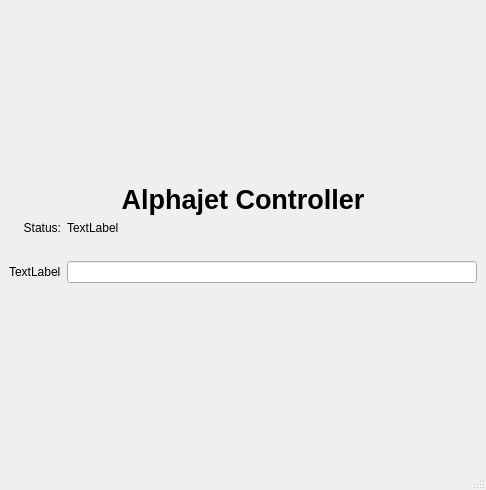
<?xml version="1.0" encoding="UTF-8"?>
<ui version="4.0">
 <class>MainWindow</class>
 <widget class="QMainWindow" name="MainWindow">
  <property name="geometry">
   <rect>
    <x>0</x>
    <y>0</y>
    <width>486</width>
    <height>490</height>
   </rect>
  </property>
  <property name="sizePolicy">
   <sizepolicy hsizetype="Maximum" vsizetype="Maximum">
    <horstretch>0</horstretch>
    <verstretch>0</verstretch>
   </sizepolicy>
  </property>
  <property name="windowTitle">
   <string>MainWindow</string>
  </property>
  <property name="autoFillBackground">
   <bool>false</bool>
  </property>
  <widget class="QWidget" name="centralwidget">
   <layout class="QVBoxLayout" name="verticalLayout_2">
    <item>
     <layout class="QGridLayout" name="gridLayout">
      <item row="3" column="0">
       <widget class="QLabel" name="label_2">
        <property name="sizePolicy">
         <sizepolicy hsizetype="Maximum" vsizetype="Maximum">
          <horstretch>0</horstretch>
          <verstretch>0</verstretch>
         </sizepolicy>
        </property>
        <property name="text">
         <string>TextLabel</string>
        </property>
       </widget>
      </item>
      <item row="1" column="0">
       <widget class="QLabel" name="label">
        <property name="sizePolicy">
         <sizepolicy hsizetype="Minimum" vsizetype="Minimum">
          <horstretch>0</horstretch>
          <verstretch>0</verstretch>
         </sizepolicy>
        </property>
        <property name="text">
         <string>Status:</string>
        </property>
        <property name="alignment">
         <set>Qt::AlignmentFlag::AlignRight|Qt::AlignmentFlag::AlignTrailing|Qt::AlignmentFlag::AlignVCenter</set>
        </property>
       </widget>
      </item>
      <item row="1" column="1">
       <widget class="QLabel" name="statusIndicator">
        <property name="sizePolicy">
         <sizepolicy hsizetype="Minimum" vsizetype="Maximum">
          <horstretch>0</horstretch>
          <verstretch>0</verstretch>
         </sizepolicy>
        </property>
        <property name="layoutDirection">
         <enum>Qt::LayoutDirection::LeftToRight</enum>
        </property>
        <property name="text">
         <string>TextLabel</string>
        </property>
        <property name="alignment">
         <set>Qt::AlignmentFlag::AlignLeading|Qt::AlignmentFlag::AlignLeft|Qt::AlignmentFlag::AlignVCenter</set>
        </property>
       </widget>
      </item>
      <item row="3" column="1">
       <widget class="QLineEdit" name="lineEdit">
        <property name="sizePolicy">
         <sizepolicy hsizetype="Minimum" vsizetype="Maximum">
          <horstretch>0</horstretch>
          <verstretch>0</verstretch>
         </sizepolicy>
        </property>
       </widget>
      </item>
      <item row="0" column="0" colspan="2">
       <widget class="QLabel" name="titleLabel">
        <property name="sizePolicy">
         <sizepolicy hsizetype="Minimum" vsizetype="Maximum">
          <horstretch>0</horstretch>
          <verstretch>0</verstretch>
         </sizepolicy>
        </property>
        <property name="font">
         <font>
          <pointsize>20</pointsize>
          <bold>true</bold>
         </font>
        </property>
        <property name="text">
         <string>Alphajet Controller</string>
        </property>
        <property name="alignment">
         <set>Qt::AlignmentFlag::AlignCenter</set>
        </property>
       </widget>
      </item>
      <item row="2" column="0" colspan="2">
       <widget class="QLabel" name="statusText">
        <property name="sizePolicy">
         <sizepolicy hsizetype="Minimum" vsizetype="Maximum">
          <horstretch>0</horstretch>
          <verstretch>0</verstretch>
         </sizepolicy>
        </property>
        <property name="text">
         <string/>
        </property>
        <property name="alignment">
         <set>Qt::AlignmentFlag::AlignCenter</set>
        </property>
       </widget>
      </item>
     </layout>
    </item>
   </layout>
  </widget>
  <widget class="QStatusBar" name="statusbar"/>
 </widget>
 <resources/>
 <connections/>
</ui>
